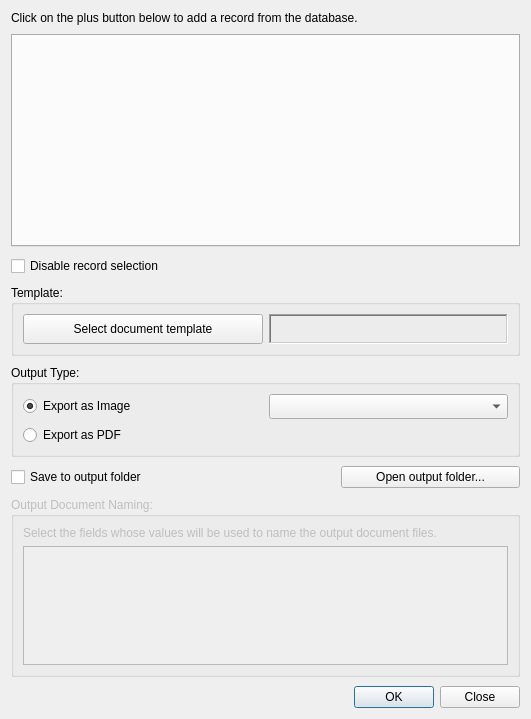
<?xml version="1.0" encoding="UTF-8"?>
<ui version="4.0">
 <class>ReportGeneratorDialog</class>
 <widget class="QDialog" name="ReportGeneratorDialog">
  <property name="geometry">
   <rect>
    <x>0</x>
    <y>0</y>
    <width>531</width>
    <height>719</height>
   </rect>
  </property>
  <property name="windowTitle">
   <string>Document Generator</string>
  </property>
  <layout class="QGridLayout" name="gridLayout">
   <property name="verticalSpacing">
    <number>9</number>
   </property>
   <item row="5" column="0">
    <widget class="QGroupBox" name="groupBox_2">
     <property name="minimumSize">
      <size>
       <width>0</width>
       <height>80</height>
      </size>
     </property>
     <property name="title">
      <string>Output Type:</string>
     </property>
     <layout class="QGridLayout" name="gridLayout_4">
      <item row="0" column="0">
       <widget class="QRadioButton" name="rbExpImage">
        <property name="text">
         <string>Export as Image</string>
        </property>
        <property name="checked">
         <bool>true</bool>
        </property>
       </widget>
      </item>
      <item row="0" column="1">
       <widget class="QComboBox" name="cboImageType">
        <property name="minimumSize">
         <size>
          <width>0</width>
          <height>25</height>
         </size>
        </property>
       </widget>
      </item>
      <item row="1" column="0" colspan="2">
       <widget class="QRadioButton" name="rbExpPDF">
        <property name="text">
         <string>Export as PDF</string>
        </property>
       </widget>
      </item>
     </layout>
    </widget>
   </item>
   <item row="8" column="0">
    <widget class="QGroupBox" name="gbDocNaming">
     <property name="enabled">
      <bool>false</bool>
     </property>
     <property name="maximumSize">
      <size>
       <width>16777215</width>
       <height>180</height>
      </size>
     </property>
     <property name="title">
      <string>Output Document Naming:</string>
     </property>
     <layout class="QGridLayout" name="gridLayout_3">
      <item row="1" column="0">
       <widget class="ModelAtrributesView" name="lstDocNaming">
        <property name="editTriggers">
         <set>QAbstractItemView::NoEditTriggers</set>
        </property>
       </widget>
      </item>
      <item row="0" column="0">
       <widget class="QLabel" name="label_2">
        <property name="text">
         <string>Select the fields whose values will be used to name the output document files.</string>
        </property>
       </widget>
      </item>
     </layout>
    </widget>
   </item>
   <item row="2" column="0">
    <widget class="QTabWidget" name="tabWidget">
     <property name="minimumSize">
      <size>
       <width>0</width>
       <height>170</height>
      </size>
     </property>
     <property name="currentIndex">
      <number>-1</number>
     </property>
    </widget>
   </item>
   <item row="3" column="0">
    <widget class="QCheckBox" name="chk_template_datasource">
     <property name="text">
      <string>Disable record selection</string>
     </property>
    </widget>
   </item>
   <item row="0" column="0">
    <layout class="QVBoxLayout" name="vlNotification"/>
   </item>
   <item row="10" column="0">
    <widget class="QDialogButtonBox" name="buttonBox">
     <property name="orientation">
      <enum>Qt::Horizontal</enum>
     </property>
     <property name="standardButtons">
      <set>QDialogButtonBox::Close|QDialogButtonBox::Ok</set>
     </property>
    </widget>
   </item>
   <item row="1" column="0">
    <widget class="QLabel" name="label">
     <property name="maximumSize">
      <size>
       <width>16777215</width>
       <height>25</height>
      </size>
     </property>
     <property name="text">
      <string>&lt;html&gt;&lt;head/&gt;&lt;body&gt;&lt;p&gt;Click on the plus button below to add a record from the database.&lt;/p&gt;&lt;/body&gt;&lt;/html&gt;</string>
     </property>
     <property name="wordWrap">
      <bool>true</bool>
     </property>
    </widget>
   </item>
   <item row="4" column="0">
    <widget class="QGroupBox" name="groupBox">
     <property name="minimumSize">
      <size>
       <width>0</width>
       <height>0</height>
      </size>
     </property>
     <property name="maximumSize">
      <size>
       <width>16777215</width>
       <height>16777215</height>
      </size>
     </property>
     <property name="title">
      <string>Template:</string>
     </property>
     <layout class="QGridLayout" name="gridLayout_2">
      <item row="0" column="0" colspan="2">
       <widget class="QPushButton" name="btnSelectTemplate">
        <property name="minimumSize">
         <size>
          <width>0</width>
          <height>30</height>
         </size>
        </property>
        <property name="text">
         <string>Select document template</string>
        </property>
        <property name="icon">
         <iconset resource="../resources.qrc">
          <normaloff>:/plugins/stdm/images/icons/document.png</normaloff>:/plugins/stdm/images/icons/document.png</iconset>
        </property>
       </widget>
      </item>
      <item row="0" column="2" colspan="2">
       <widget class="QLabel" name="lblTemplateName">
        <property name="minimumSize">
         <size>
          <width>0</width>
          <height>25</height>
         </size>
        </property>
        <property name="frameShape">
         <enum>QFrame::WinPanel</enum>
        </property>
        <property name="frameShadow">
         <enum>QFrame::Sunken</enum>
        </property>
        <property name="text">
         <string/>
        </property>
        <property name="textFormat">
         <enum>Qt::PlainText</enum>
        </property>
       </widget>
      </item>
     </layout>
    </widget>
   </item>
   <item row="6" column="0">
    <layout class="QHBoxLayout" name="horizontalLayout">
     <item>
      <widget class="QCheckBox" name="chkUseOutputFolder">
       <property name="text">
        <string>Save to output folder</string>
       </property>
      </widget>
     </item>
     <item>
      <spacer name="horizontalSpacer">
       <property name="orientation">
        <enum>Qt::Horizontal</enum>
       </property>
       <property name="sizeType">
        <enum>QSizePolicy::Fixed</enum>
       </property>
       <property name="sizeHint" stdset="0">
        <size>
         <width>150</width>
         <height>20</height>
        </size>
       </property>
      </spacer>
     </item>
     <item>
      <widget class="QPushButton" name="btnShowOutputFolder">
       <property name="text">
        <string>Open output folder...</string>
       </property>
      </widget>
     </item>
    </layout>
   </item>
  </layout>
 </widget>
 <customwidgets>
  <customwidget>
   <class>ModelAtrributesView</class>
   <extends>QListView</extends>
   <header>customcontrols</header>
  </customwidget>
 </customwidgets>
 <resources>
  <include location="../resources.qrc"/>
 </resources>
 <connections>
  <connection>
   <sender>buttonBox</sender>
   <signal>rejected()</signal>
   <receiver>ReportGeneratorDialog</receiver>
   <slot>reject()</slot>
   <hints>
    <hint type="sourcelabel">
     <x>316</x>
     <y>260</y>
    </hint>
    <hint type="destinationlabel">
     <x>286</x>
     <y>274</y>
    </hint>
   </hints>
  </connection>
 </connections>
</ui>
